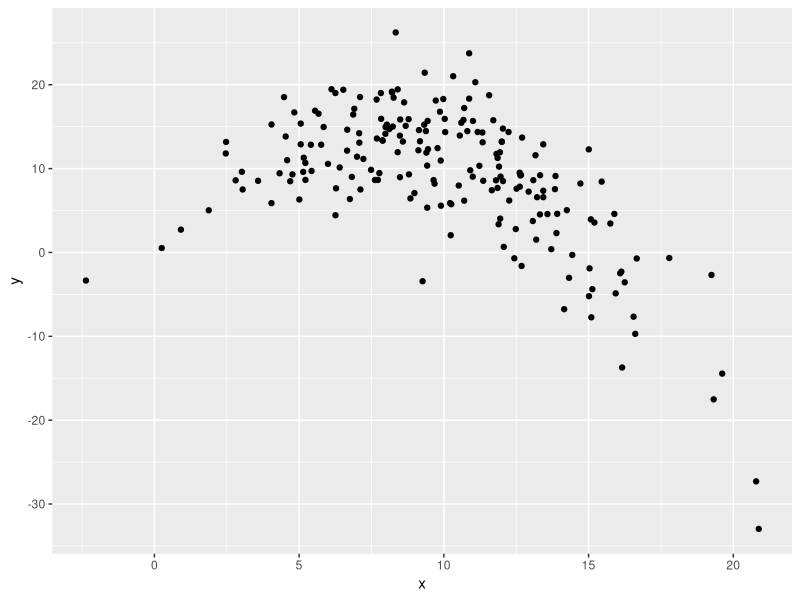
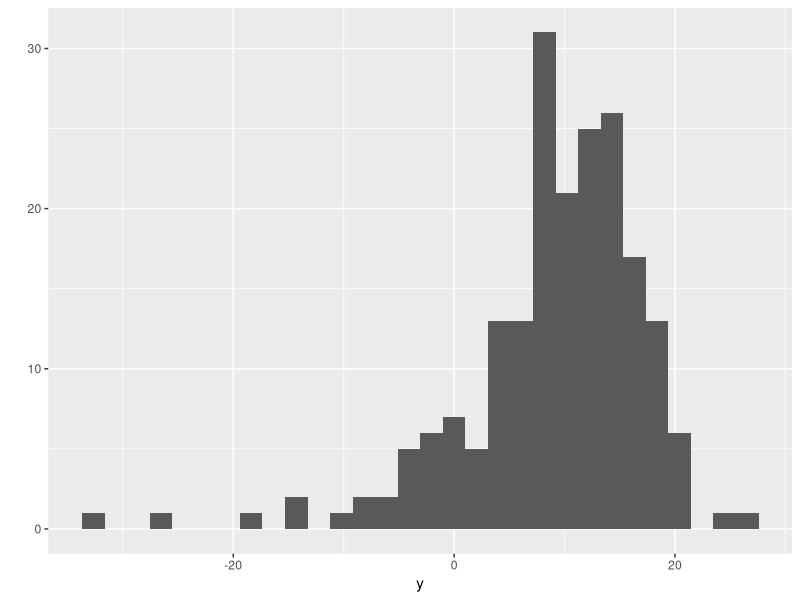

Reproduce these figures in R, in order.
library(tidyverse)
library(rio)

set.seed(777)

n_obs = 200

x = rnorm(n_obs, mean = 10, sd = 4)
u = rnorm(n_obs)

y = 2 + 3 * x - 0.2 * x^2 + 2*u*(1 + abs(x)/8)


qplot(x, y)
qplot(y)

df = tibble(y = y, x = x)
export(df, 'psmo-ha_02.csv')
